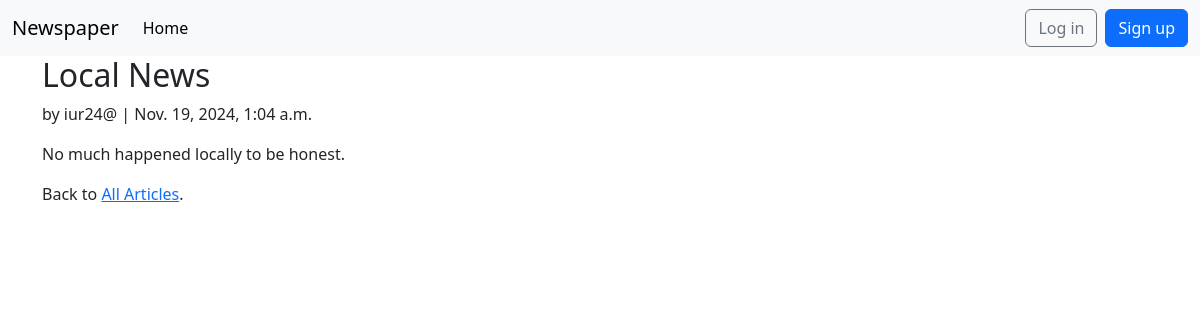
Page /articles/2/ on the committed database.
### articles/models.py (models this page shows, shortened)
class Article(models.Model):
    title = models.CharField(max_length=255)
    body = models.TextField()
    date = models.DateTimeField(auto_now_add=True)
    author = models.ForeignKey(
        settings.AUTH_USER_MODEL,
        on_delete=models.CASCADE,
    )

### accounts/models.py (models this page shows)
class CustomUser(AbstractUser):
    age = models.PositiveIntegerField(null=True, blank=True)

### articles/views.py (the view)
# urls.py: path("<int:pk>/", ArticleDetailView.as_view(), name="article_detail"),
class ArticleDetailView(DetailView):  # new
    model = Article
    template_name = "article_detail.html"

### templates/article_detail.html (shortened to what this page needs)
{% extends "base.html" %}
{% block content %}
<div class="article-entry">
  <h2>{{ object.title }}</h2>
  <p>by {{ object.author }} | {{ object.date }}</p>
  <p>{{ object.body }}</p>
</div>
<div>
  <p>Back to <a href="{% url 'article_list' %}">All Articles</a>.</p>
</div>
{% endblock content %}

### rows in the picture
Article: title "Local News", author "iur24@", date "Nov. 19, 2024, 1:04 a.m.", body "No much happened locally to be honest."
